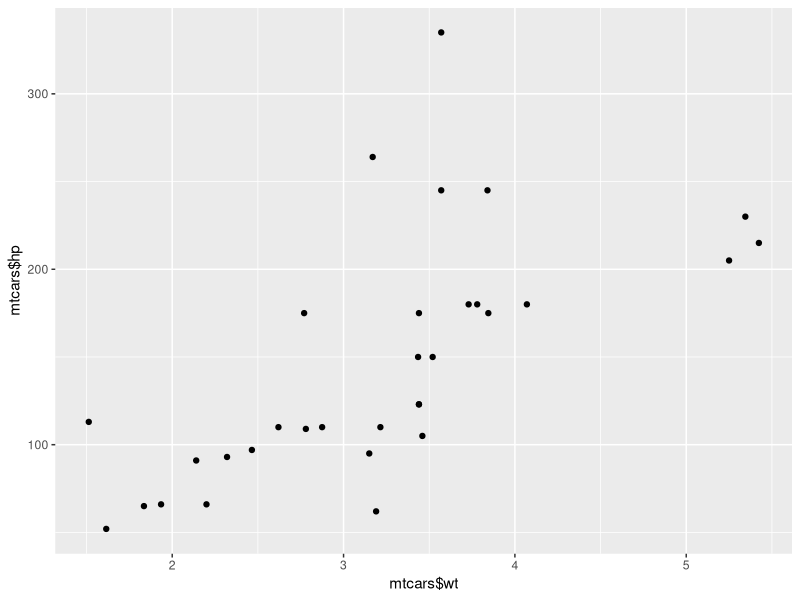

Reproduce this figure in R.
# Load the ggplot2 package
library(ggplot2)

# Retry the qplot() function
qplot(mtcars$wt, mtcars$hp)

# Check out the currently attached packages again
library()
